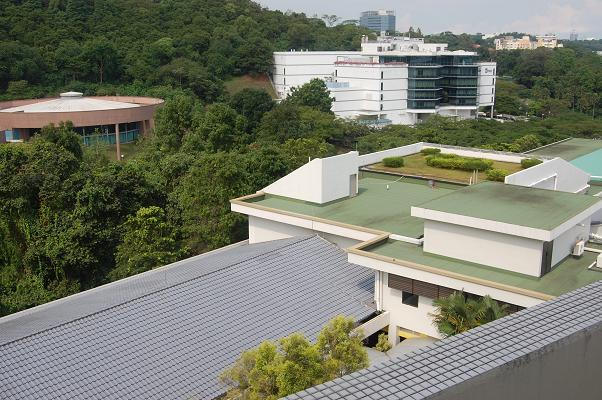
#> input picture data/panorama_1_1.JPG, 602 x 400 px, found by its file name
$ jupyter execute 3_panorama_application.ipynb
#> lines starting #> are read from the running program, lines starting #| are printed output that depends on the picture; long printed decimals are rounded
# Panorama application

[cell 1]
# Imports
import cv2
import numpy as np
from matplotlib import pyplot as plt

[cell 2]
# Load images
img_11 = cv2.imread('../../data/panorama_1_1.jpg')
#> img_11 is the input picture: shape (400, 602, 3); mean B, G, R 107.5, 122.7, 119.5
img_12 = cv2.imread('../../data/panorama_1_2.jpg')
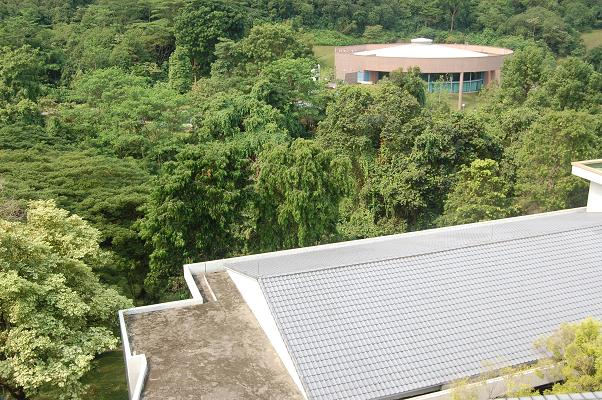
#> input picture data/panorama_1_2.JPG, 602 x 400 px, found by its file name
#> img_12 is the input picture: shape (400, 602, 3); mean B, G, R 109.3, 145, 136.7
img_21 = cv2.imread('../../data/panorama_2_1.jpg')
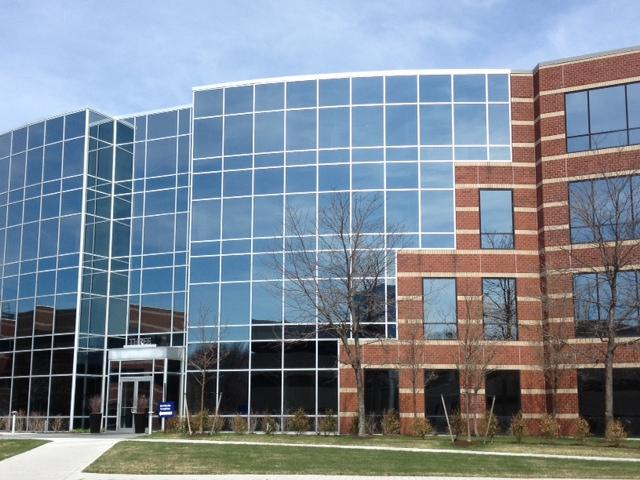
#> input picture data/panorama_2_1.jpg, 640 x 480 px, found by its file name
#> img_21 is the input picture: shape (480, 640, 3); mean B, G, R 148.2, 135.5, 124.8
img_22 = cv2.imread('../../data/panorama_2_2.jpg')
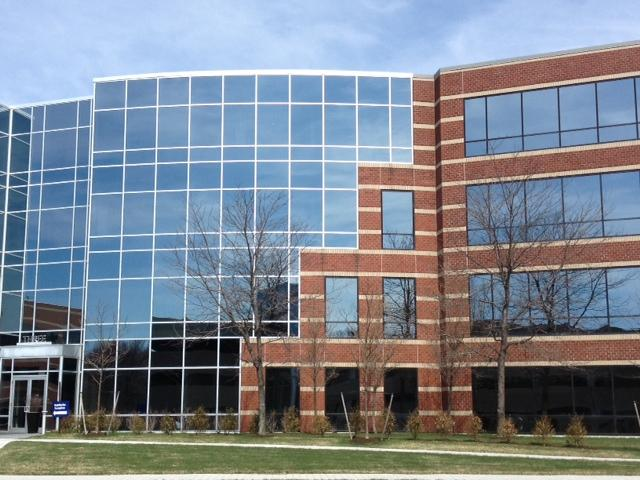
#> input picture data/panorama_2_2.jpg, 640 x 480 px, found by its file name
#> img_22 is the input picture: shape (480, 640, 3); mean B, G, R 144.8, 133.7, 125.2
img1 = img_11
img2 = img_12

[cell 3]
# Convert images to grayscale
img1 = cv2.cvtColor(img1, cv2.COLOR_BGR2GRAY)
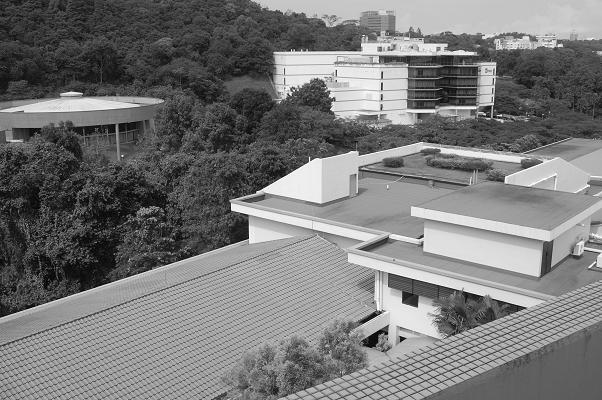
#> img1: shape (400, 602); min 0, max 255, mean 120
img2 = cv2.cvtColor(img2, cv2.COLOR_BGR2GRAY)
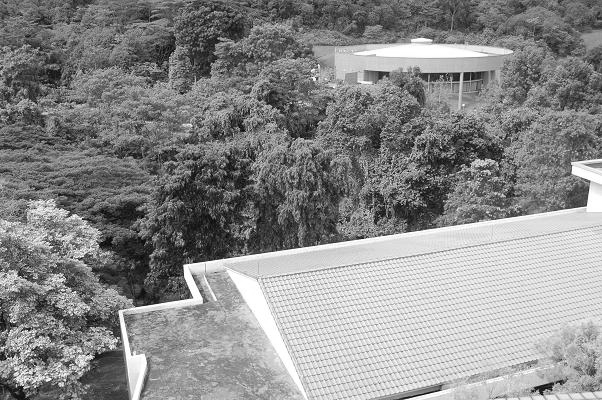
#> img2: shape (400, 602); min 1, max 255, mean 138.4

[cell 4]
# Detect features and calculate feature descriptors
sift = cv2.SIFT_create()
kp1, des1 = sift.detectAndCompute(img1, None)
#> kp1 = 1657 keypoints; strongest (x, y, size): (402, 339, 3.5), (374, 315, 4), (471, 53, 2.9), (386, 333, 2.3)
kp2, des2 = sift.detectAndCompute(img2, None)
#> kp2 = 2579 keypoints; strongest (x, y, size): (29, 329, 2.3), (314, 79, 2.1), (34, 373, 1.9), (317, 78, 1.8)

# Plot descriptors
plt.figure()
image_1_keys = img1.copy()
cv2.drawKeypoints(img1, kp1, image_1_keys)
plt.imshow(image_1_keys)

plt.figure()
image_2_keys = img2.copy()
cv2.drawKeypoints(img2, kp2, image_2_keys)
plt.imshow(image_2_keys)
plt.show()

# Create Brute Force Matcher
bf = cv2.BFMatcher()

# Select the top-2 matches of the descriptors
matches = np.array(bf.knnMatch(des1, des2, k=2))

# Select good matches
good = []
for m in matches:
    if m[0].distance < 0.5 * m[1].distance:
        good.append(m)
#> after the loop, good = 166 items
matches = np.asarray(good)

# Calculate the homography matrix of the 2 images using RANSAC
if len(matches[:, 0]) >= 4:

    # Get pixel coordinates p of the matched features in the source image
    src = []
    for m in matches[:, 0]:
        match_index = m.queryIdx
        pixel_coordinates_of_keypoint = kp1[match_index].pt
        src.append(pixel_coordinates_of_keypoint)
#> this loop made 166 passes
#> (match_index, pixel_coordinates_of_keypoint) on passes 1 to 3: (16, (8.18, 157.8)), (49, (16.97, 163.9)), (50, (16.97, 163.9))
#> after the loop, src = 166 pairs, first value 8.18 to 261.8, second value 69.44 to 365.2
    src = np.float32(src).reshape(-1, 1, 2)
#> src = 166 rows, first 8: [8.18, 157.8], [16.97, 163.9], [16.97, 163.9], [19.18, 201.2], [19.18, 201.2], [20.22, 268.2], [20.34, 140.6], [21.34, 282.9]
    print("\nList of pixel coordinates in source image:")
    print(src[0:5, :])
#| [[[  8.176 157.779 ]]
#|  [[ 16.970 163.926 ]]
#|  [[ 16.970 163.926 ]]
#|  [[ 19.184  201.217 ]]
#|  [[ 19.184  201.217 ]]]

    # Get pixel coordinates p of the matched features in the destination image
    dst = []
    for m in matches[:, 0]:
        match_index = m.trainIdx
        pixel_coordinates_of_keypoint = kp2[match_index].pt
        dst.append(pixel_coordinates_of_keypoint)
#> this loop made 166 passes
#> (match_index, pixel_coordinates_of_keypoint) on passes 1 to 3: (1758, (357.3, 97.54)), (1781, (364.3, 104.2)), (1783, (364.3, 104.2))
#> after the loop, dst = 166 pairs, first value 351.4 to 587.6, second value 17.75 to 339.6
    dst = np.float32(dst).reshape(-1, 1, 2)
#> dst = 166 rows, first 8: [357.3, 97.54], [364.3, 104.2], [364.3, 104.2], [362.3, 139.5], [362.3, 139.5], [355.8, 201], [369.8, 82.52], [355.2, 214.8]
    print("\nList of pixel coordinates in destination image:")
    print(dst[0:5, :])
#| [[[357.271  97.540]]
#|  [[364.276 104.155]]
#|  [[364.276 104.155]]
#|  [[362.2862  139.4566 ]]
#|  [[362.2862  139.4566 ]]]

    # Compute H using correspondences
    H, masked = cv2.findHomography(src, dst, cv2.RANSAC, 5.0)
#> H = [[0.665, -0.0665, 366.6], [0.0196, 0.959, -52.6], [-0.000595, 0.00011, 1]]; masked = 166 values, max 1 at index 0, min 0 at index 26, mean 0.994

    # Print matrix H
    print("\nHomography matrix:")
    print(H)
#| [[ 6.65213295e-01 -6.65360568e-02  3.66557087e+02]
#|  [ 1.96450029e-02  9.58687256e-01 -5.26036281e+01]
#|  [-5.95135407e-04  1.09716035e-04  1.00000000e+00]]

else:
    raise AssertionError('Can’t find enough keypoints.')

# Stitch the images by transforming the destination image with the homography matrix
dst = cv2.warpPerspective(img1, H, ((img1.shape[1] + img2.shape[1]), img2.shape[0]))  # Warped image
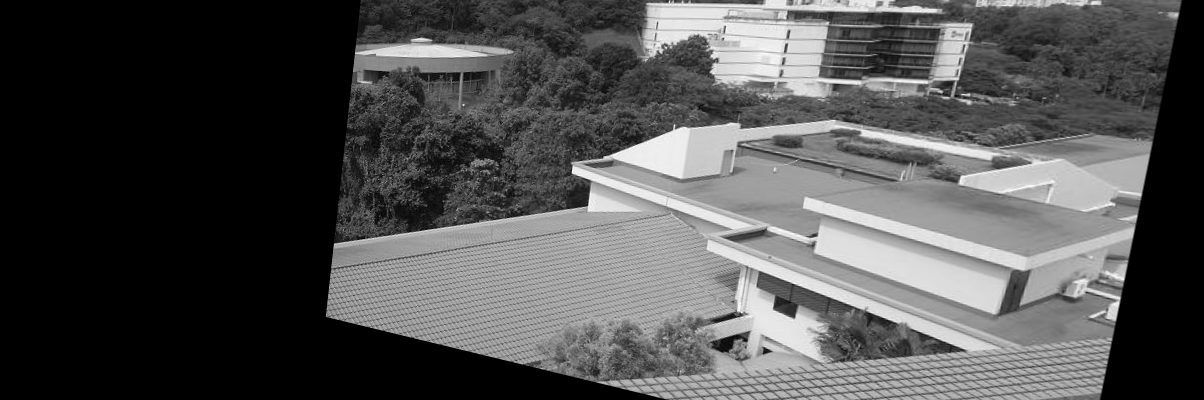
#> dst: shape (400, 1204); min 0, max 254, mean 80.2
plt.imshow(dst, cmap='gray')
plt.show()

dst[0:img2.shape[0], 0:img2.shape[1]] = img2  # Stitched image
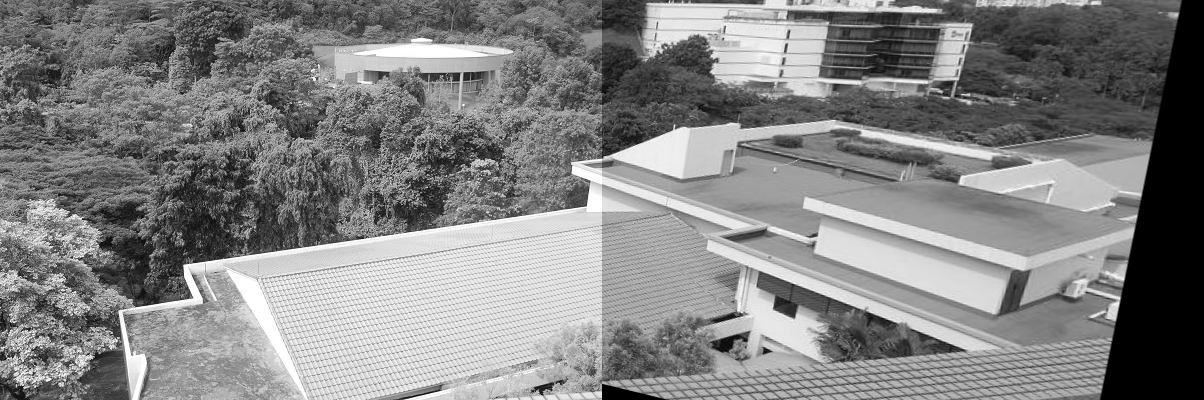
#> dst: shape (400, 1204); min 0, max 255, mean 130.7
plt.imshow(dst, cmap='gray')
plt.show()
